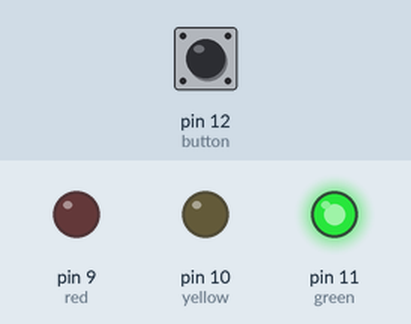
A sketch run on a simulated Arduino Uno, built with avr-gcc and run on an emulated ATmega328P. Parts: output pins drawn as LEDs (lit = HIGH). The test bench sets the inputs (shaded band); at power-on: pin 12 (button) LOW.

Above: at 1.2 s.
1.3 s: pin 12 (button) pulled HIGH for 0.15 s
At 2.4 s:
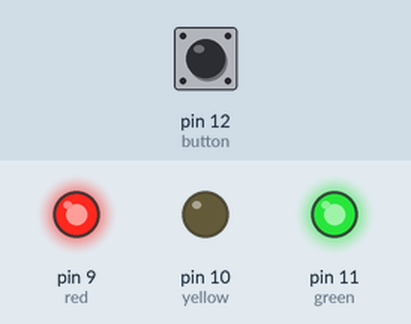
At 7.4 s:
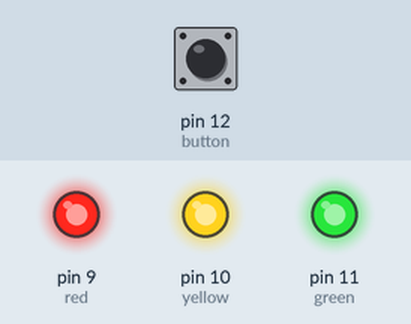
Timing chart, 0 to 13.4 s (numbered marks = the images above; inputs shaded):
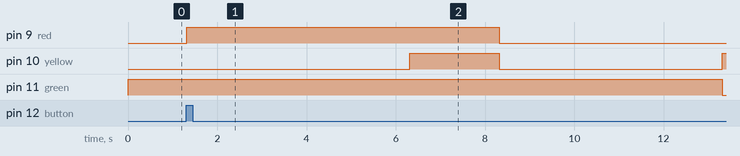

The sketch:

sketch_aug31a.ino
```cpp
int red = 9;
int yellow = 10;
int green = 11;
int button = 12; //switch have been placed on pin 12
void setup() {
  pinMode(red, OUTPUT);
  pinMode(yellow, OUTPUT);
  pinMode(green, OUTPUT);
  pinMode(button, INPUT);
  digitalWrite(green, HIGH);

}

void loop() {
  if (digitalRead(button) == HIGH){
        delay(15);
        if (digitalRead(button) == HIGH) {
            // if the switch is HIGH, change the lights!
            changeLights();
            delay(15000); // wait for 15 seconds
        }
    }

}

void changeLights(){
   // yellow off, then turn red on for 5 seconds
    digitalWrite(yellow, LOW);
    digitalWrite(red, HIGH);
    delay(5000);

    // red and yellow on for 2 seconds
    digitalWrite(yellow, HIGH);
    delay(2000);

     // turn off red and yellow, then turn on green
    digitalWrite(yellow, LOW);
    digitalWrite(red, LOW);
    digitalWrite(green, HIGH);
    delay(5000);

    // green off, yellow will turn on for 3 seconds
    digitalWrite(green, LOW);
    digitalWrite(yellow, HIGH);
    delay(4000);


}
```

Measured:
- after the input at 1.3 s, pin 9 (red): LOW → HIGH at once, → LOW 7.0 s later; pin 10 (yellow): LOW → HIGH after 5.0 s, → LOW 2.0 s later, → HIGH 5.0 s later; pin 11 (green): HIGH → LOW after 12.0 s
